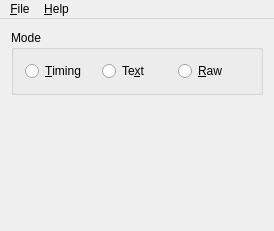
<?xml version="1.0" encoding="UTF-8"?>
<ui version="4.0">
 <class>MainWindow</class>
 <widget class="QMainWindow" name="MainWindow">
  <property name="geometry">
   <rect>
    <x>0</x>
    <y>0</y>
    <width>274</width>
    <height>231</height>
   </rect>
  </property>
  <property name="windowTitle">
   <string>Hibikase</string>
  </property>
  <widget class="QWidget" name="centralWidget">
   <layout class="QVBoxLayout" name="verticalLayout">
    <item>
     <widget class="QGroupBox" name="modeGroupBox">
      <property name="title">
       <string>Mode</string>
      </property>
      <layout class="QHBoxLayout" name="horizontalLayout">
       <item>
        <widget class="QRadioButton" name="timingRadioButton">
         <property name="text">
          <string>&amp;Timing</string>
         </property>
        </widget>
       </item>
       <item>
        <widget class="QRadioButton" name="textRadioButton">
         <property name="text">
          <string>Te&amp;xt</string>
         </property>
        </widget>
       </item>
       <item>
        <widget class="QRadioButton" name="rawRadioButton">
         <property name="text">
          <string>&amp;Raw</string>
         </property>
        </widget>
       </item>
      </layout>
     </widget>
    </item>
    <item>
     <widget class="LyricsEditor" name="mainLyrics" native="true"/>
    </item>
    <item>
     <widget class="PlaybackWidget" name="playbackWidget" native="true"/>
    </item>
   </layout>
  </widget>
  <widget class="QMenuBar" name="menuBar">
   <property name="geometry">
    <rect>
     <x>0</x>
     <y>0</y>
     <width>274</width>
     <height>26</height>
    </rect>
   </property>
   <property name="nativeMenuBar">
    <bool>false</bool>
   </property>
   <widget class="QMenu" name="menuFile">
    <property name="title">
     <string>&amp;File</string>
    </property>
    <addaction name="actionNew"/>
    <addaction name="actionOpen"/>
    <addaction name="actionSave"/>
    <addaction name="actionSave_As"/>
   </widget>
   <widget class="QMenu" name="menuHelp">
    <property name="title">
     <string>&amp;Help</string>
    </property>
    <addaction name="actionAbout_Qt"/>
    <addaction name="actionAbout_Hibikase"/>
   </widget>
   <addaction name="menuFile"/>
   <addaction name="menuHelp"/>
  </widget>
  <action name="actionNew">
   <property name="text">
    <string>&amp;New...</string>
   </property>
   <property name="shortcut">
    <string>Ctrl+N</string>
   </property>
  </action>
  <action name="actionOpen">
   <property name="text">
    <string>&amp;Open...</string>
   </property>
   <property name="shortcut">
    <string>Ctrl+O</string>
   </property>
  </action>
  <action name="actionSave">
   <property name="text">
    <string>&amp;Save</string>
   </property>
   <property name="shortcut">
    <string>Ctrl+S</string>
   </property>
  </action>
  <action name="actionSave_As">
   <property name="text">
    <string>Save &amp;As...</string>
   </property>
   <property name="shortcut">
    <string>Ctrl+Shift+S</string>
   </property>
  </action>
  <action name="actionAbout_Hibikase">
   <property name="text">
    <string>About &amp;Hibikase</string>
   </property>
  </action>
  <action name="actionAbout_Qt">
   <property name="text">
    <string>About &amp;Qt</string>
   </property>
  </action>
 </widget>
 <layoutdefault spacing="6" margin="11"/>
 <customwidgets>
  <customwidget>
   <class>LyricsEditor</class>
   <extends>QWidget</extends>
   <header>LyricsEditor.h</header>
  </customwidget>
  <customwidget>
   <class>PlaybackWidget</class>
   <extends>QWidget</extends>
   <header>PlaybackWidget.h</header>
  </customwidget>
 </customwidgets>
 <resources/>
 <connections/>
</ui>
